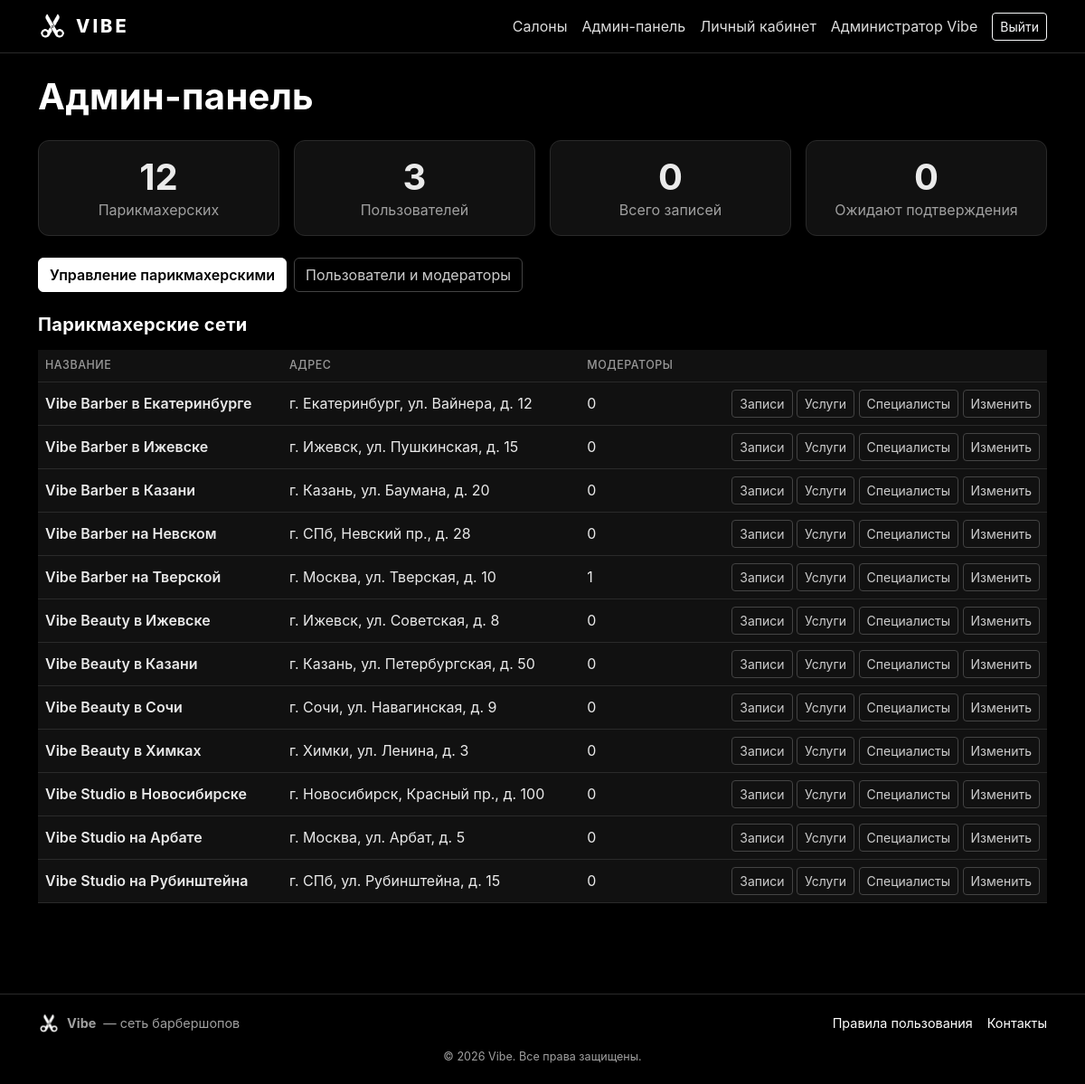
Page /admin/ (signed in) on the committed database.
### app/models.py (models this page shows, shortened)
class User(UserMixin, db.Model):
    __tablename__ = "users"
    id = db.Column(db.Integer, primary_key=True)
    full_name = db.Column(db.String(150), nullable=False)
    email = db.Column(db.String(150), unique=True, nullable=False, index=True)
    phone = db.Column(db.String(30), unique=True, nullable=True, index=True)
    password_hash = db.Column(db.String(255), nullable=False)
    role = db.Column(db.String(20), nullable=False, default=ROLE_CLIENT)
    salon_id = db.Column(db.Integer, db.ForeignKey("salons.id"), nullable=True)
    is_active_flag = db.Column(db.Boolean, default=True)
    created_at = db.Column(db.DateTime, default=datetime.utcnow)
    phone_verified = db.Column(db.Boolean, default=False, nullable=False)
    phone_code = db.Column(db.String(10), nullable=True)
    phone_code_expires = db.Column(db.DateTime, nullable=True)
    reset_code = db.Column(db.String(10), nullable=True)
    reset_code_expires = db.Column(db.DateTime, nullable=True)
    reset_channel = db.Column(db.String(10), nullable=True)
    salon = db.relationship("Salon", foreign_keys=[salon_id], backref="moderators")
    bookings = db.relationship("Booking", backref="client", foreign_keys="Booking.user_id")
    @property
    def is_active(self):
        return self.is_active_flag
    def is_admin(self):
        return self.role == ROLE_ADMIN

class Salon(db.Model):
    __tablename__ = "salons"
    id = db.Column(db.Integer, primary_key=True)
    city_id = db.Column(db.Integer, db.ForeignKey("cities.id"), nullable=True)
    name = db.Column(db.String(150), nullable=False)
    address = db.Column(db.String(255), nullable=False)
    phone = db.Column(db.String(30))
    description = db.Column(db.Text)
    photo_url = db.Column(db.String(500))
    latitude = db.Column(db.Float)
    longitude = db.Column(db.Float)
    kind = db.Column(db.String(20), default="barber")
    is_active = db.Column(db.Boolean, default=True)
    created_at = db.Column(db.DateTime, default=datetime.utcnow)
    services = db.relationship("Service", backref="salon", cascade="all, delete-orphan")
    specialists = db.relationship("Specialist", backref="salon", cascade="all, delete-orphan")
    bookings = db.relationship("Booking", backref="salon", cascade="all, delete-orphan")
    photos = db.relationship("SalonPhoto", backref="salon",
                             cascade="all, delete-orphan",
                             order_by="SalonPhoto.position")

### app/admin.py (the view)
@admin_bp.route("/")
def dashboard():
    salons_count = Salon.query.count()
    users_count = User.query.count()
    bookings_count = Booking.query.count()
    pending_count = Booking.query.filter_by(status="pending").count()
    salons = Salon.query.order_by(Salon.name).all()
    return render_template(
        "admin/dashboard.html",
        salons_count=salons_count, users_count=users_count,
        bookings_count=bookings_count, pending_count=pending_count,
        salons=salons,
    )

### app/admin.py (called while the page is built)
@admin_bp.before_request
@login_required
@roles_required(ROLE_ADMIN)
def guard():
    pass

### app/templates/admin/dashboard.html (shortened to what this page needs)
{% extends "base.html" %}
{% block content %}
  <h1 class="fw-bold mb-4">Админ-панель</h1>
  <div class="row g-3 mb-4">
    <div class="col-md-3">
      <div class="card p-3 text-center"><div class="display-6 fw-bold">{{ salons_count }}</div><div class="text-muted">Парикмахерских</div></div>
    </div>
    <div class="col-md-3">
      <div class="card p-3 text-center"><div class="display-6 fw-bold">{{ users_count }}</div><div class="text-muted">Пользователей</div></div>
    </div>
    <div class="col-md-3">
      <div class="card p-3 text-center"><div class="display-6 fw-bold">{{ bookings_count }}</div><div class="text-muted">Всего записей</div></div>
    </div>
    <div class="col-md-3">
      <div class="card p-3 text-center"><div class="display-6 fw-bold">{{ pending_count }}</div><div class="text-muted">Ожидают подтверждения</div></div>
    </div>
  </div>
  <div class="d-flex gap-2 mb-4 flex-wrap">
    <a href="{{ url_for('admin.salons') }}" class="btn btn-brand">Управление парикмахерскими</a>
    <a href="{{ url_for('admin.users') }}" class="btn btn-outline-secondary">Пользователи и модераторы</a>
  </div>
  <h5 class="fw-bold mb-3">Парикмахерские сети</h5>
  <div class="table-responsive">
    <table class="table bg-white align-middle">
      <thead><tr><th>Название</th><th>Адрес</th><th>Модераторы</th><th></th></tr></thead>
      <tbody>
      {% for s in salons %}
        <tr>
          <td class="fw-semibold">{{ s.name }}</td>
          <td>{{ s.address }}</td>
          <td>{{ s.moderators|selectattr('role','equalto','moderator')|list|length }}</td>
          <td class="text-end">
            <a href="{{ url_for('admin.salon_bookings', salon_id=s.id) }}" class="btn btn-sm btn-outline-secondary">Записи</a>
            <a href="{{ url_for('admin.salon_services', salon_id=s.id) }}" class="btn btn-sm btn-outline-secondary">Услуги</a>
            <a href="{{ url_for('admin.salon_specialists', salon_id=s.id) }}" class="btn btn-sm btn-outline-secondary">Специалисты</a>
            <a href="{{ url_for('admin.salon_edit', salon_id=s.id) }}" class="btn btn-sm btn-outline-secondary">Изменить</a>
          </td>
        </tr>
      {% endfor %}
      </tbody>
    </table>
  </div>
{% endblock %}

### app/templates/base.html (shortened to what this page needs)
<!doctype html>
<html lang="ru">
<head>
  <link href="https://cdn.jsdelivr.net/npm/bootstrap@5.3.3/dist/css/bootstrap.min.css" rel="stylesheet">
  <link href="{{ url_for('static', filename='css/style.css') }}" rel="stylesheet">
</head>
<body>
  <nav class="navbar navbar-expand-lg navbar-dark app-navbar">
    <div class="container">
      <a class="navbar-brand" href="{{ url_for('main.index') }}">
        <img src="{{ url_for('static', filename='img/logo.png') }}" alt="Vibe">
        <span class="brand-text">Vibe</span>
      </a>
      <div class="collapse navbar-collapse" id="nav">
        <ul class="navbar-nav ms-auto align-items-lg-center">
          <li class="nav-item"><a class="nav-link" href="{{ url_for('main.index') }}">Салоны</a></li>
          {% if current_user.is_authenticated %}
            {% if current_user.is_admin() %}
              <li class="nav-item"><a class="nav-link" href="{{ url_for('admin.dashboard') }}">Админ-панель</a></li>
            {% elif current_user.is_moderator() %}
              <li class="nav-item"><a class="nav-link" href="{{ url_for('moderator.dashboard') }}">Кабинет модератора</a></li>
            {% endif %}
            <li class="nav-item"><a class="nav-link" href="{{ url_for('main.profile') }}">Личный кабинет</a></li>
            <li class="nav-item"><span class="nav-link text-light-50">{{ current_user.full_name }}</span></li>
            <li class="nav-item"><a class="btn btn-outline-light btn-sm ms-2" href="{{ url_for('auth.logout') }}">Выйти</a></li>
          {% else %}
            <li class="nav-item"><a class="nav-link" href="{{ url_for('auth.login') }}">Вход</a></li>
            <li class="nav-item"><a class="btn btn-light btn-sm ms-2" href="{{ url_for('auth.register') }}">Регистрация</a></li>
          {% endif %}
        </ul>
      </div>
    </div>
  </nav>
  <main class="container py-4">
    {% block content %}{% endblock %}
  </main>
  <footer class="vibe-footer">
    <div class="container">
      <div class="d-flex flex-wrap justify-content-between align-items-center mb-3">
        <div class="d-flex align-items-center gap-2">
          <img src="{{ url_for('static', filename='img/logo.png') }}" alt="Vibe">
          <strong>Vibe</strong> — сеть барбершопов
        </div>
        <div class="d-flex gap-3">
          <a href="{{ url_for('main.rules') }}">Правила пользования</a>
          <a href="{{ url_for('main.contacts') }}">Контакты</a>
        </div>
      </div>
      <div class="small text-light-50 text-center">© {{ now.year }} Vibe. Все права защищены.</div>
    </div>
  </footer>
</body>
</html>

### app/static/css/style.css (style rules this page uses)
:root { --vibe-black: #000000; --vibe-dark: #111111; --vibe-gray: #1c1c1c; --vibe-border: #2a2a2a; --vibe-muted: #a0a0a0; --vibe-accent: #ffffff; }
* { box-sizing: border-box; }
body { background: var(--vibe-black); color: #eaeaea; font-family: -apple-system, "Segoe UI", Roboto, "Helvetica Neue", Arial, sans-serif; min-height: 100vh; display: flex; flex-direction: column; }
main { flex: 1; }
a { color: #ffffff; text-decoration: none; }
.app-navbar { background: #000 !important; border-bottom: 1px solid var(--vibe-border); }
.navbar-brand { display: flex; align-items: center; gap: 10px; }
.navbar-brand img { height: 32px; width: auto; }
.navbar-brand .brand-text { font-weight: 800; letter-spacing: 3px; text-transform: uppercase; color: #fff; }
.app-navbar .nav-link { color: #ddd !important; }
.vibe-footer { border-top: 1px solid var(--vibe-border); padding: 20px 0; margin-top: 60px; color: var(--vibe-muted); font-size: .9rem; background: #000; }
.vibe-footer img { height: 24px; width: auto; }
.card, .card-salon { background: var(--vibe-dark); border: 1px solid var(--vibe-border); color: #eaeaea; border-radius: 12px; }
.text-light-50 { color: var(--vibe-muted) !important; }
.text-muted { color: var(--vibe-muted) !important; }
h1, h2, h3, h4, h5 { color: #fff; letter-spacing: .3px; }
.btn-brand { background: #ffffff; border-color: #ffffff; color: #000; font-weight: 600; }
.btn-outline-secondary { color: #cccccc; border-color: #444; }
.table { color: #eaeaea; }
.table > :not(caption) > * > * { background: var(--vibe-dark); color: #eaeaea; border-bottom-color: var(--vibe-border); }
.table thead th { color: #999; font-weight: 500; text-transform: uppercase; font-size: .78rem; letter-spacing: .5px; }

### rows in the picture
User: full_name "Администратор Vibe"
Salon: name "Vibe Barber в Екатеринбурге", address "г. Екатеринбург, ул. Вайнера, д. 12", moderators|selectattr "0"
Salon: name "Vibe Barber в Ижевске", address "г. Ижевск, ул. Пушкинская, д. 15", moderators|selectattr "0"
Salon: name "Vibe Barber в Казани", address "г. Казань, ул. Баумана, д. 20", moderators|selectattr "0"
Salon: name "Vibe Barber на Невском", address "г. СПб, Невский пр., д. 28", moderators|selectattr "0"
Salon: name "Vibe Barber на Тверской", address "г. Москва, ул. Тверская, д. 10", moderators|selectattr "1"
Salon: name "Vibe Beauty в Ижевске", address "г. Ижевск, ул. Советская, д. 8", moderators|selectattr "0"
Salon: name "Vibe Beauty в Казани", address "г. Казань, ул. Петербургская, д. 50", moderators|selectattr "0"
Salon: name "Vibe Beauty в Сочи", address "г. Сочи, ул. Навагинская, д. 9", moderators|selectattr "0"
Salon: name "Vibe Beauty в Химках", address "г. Химки, ул. Ленина, д. 3", moderators|selectattr "0"
Salon: name "Vibe Studio в Новосибирске", address "г. Новосибирск, Красный пр., д. 100", moderators|selectattr "0"
Salon: name "Vibe Studio на Арбате", address "г. Москва, ул. Арбат, д. 5", moderators|selectattr "0"
Salon: name "Vibe Studio на Рубинштейна", address "г. СПб, ул. Рубинштейна, д. 15", moderators|selectattr "0"

### other values in the picture
{{ salons_count }} "12"
{{ users_count }} "3"
{{ bookings_count }} "0"
{{ pending_count }} "0"
